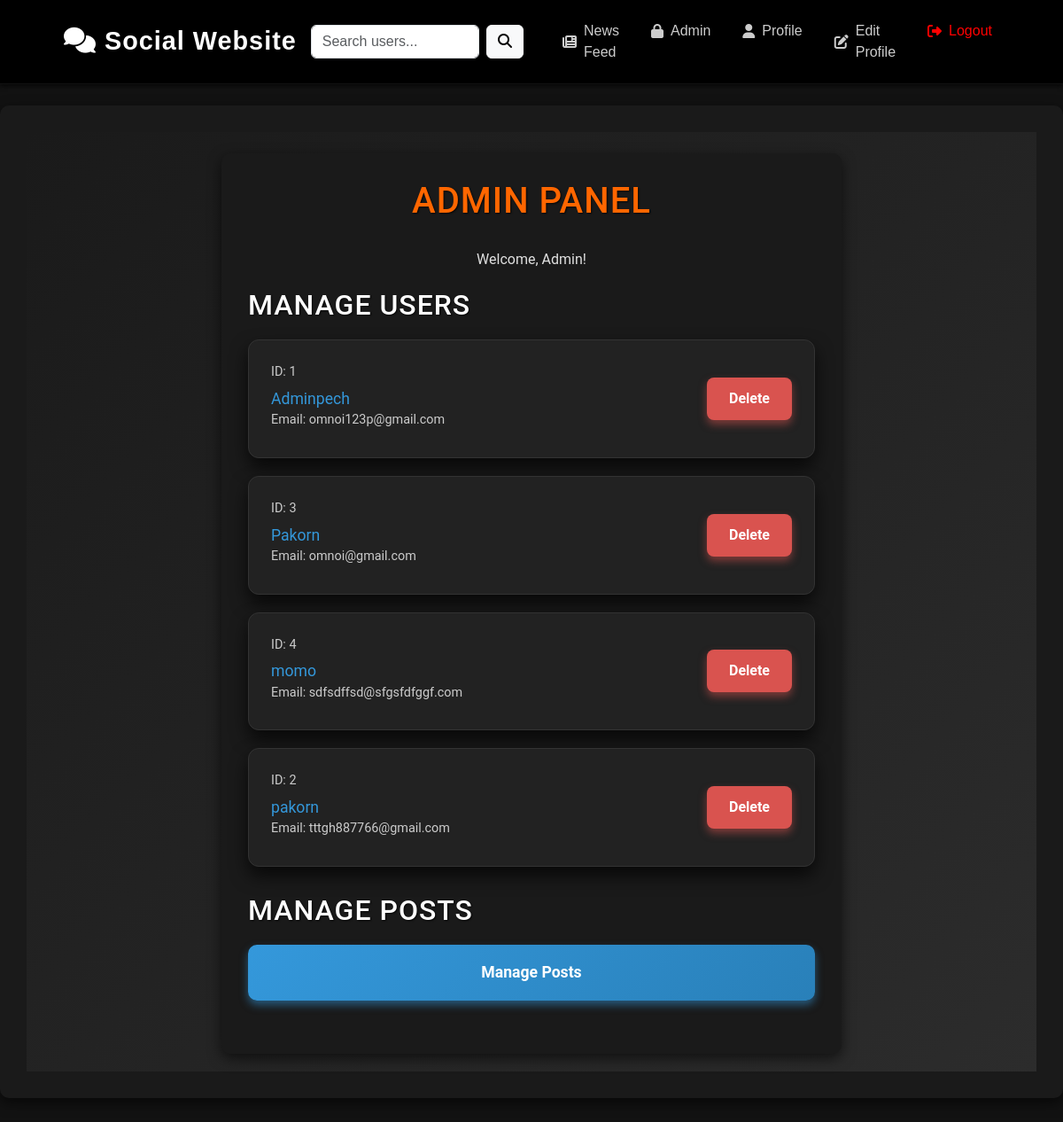
Page /users/admin/ (signed in) on the committed database.
### users/models.py (models this page shows, shortened)
class CustomUser(AbstractUser):
    profile_picture = models.ImageField(upload_to="profile_pics/", blank=True, null=True)
    bio = models.TextField(blank=True, null=True)
    is_admin = models.BooleanField(default=False)
    followers = models.ManyToManyField("self", symmetrical=False, related_name="following", blank=True)
    def is_admin(self):
        admin_emails = ["omnoi123p@gmail.com"]  # ✅ Add your admin email(s) here
        return self.email in admin_emails

### users/views.py (the view)
# urls.py: path("admin/", admin_view, name="admin"),
@login_required
def admin_view(request):
    if not request.user.is_admin:
        raise PermissionDenied
    users = User.objects.all().order_by("username") #✅ get all user
    return render(request, "users/admin.html", {"users": users})

### users/templates/users/admin.html (shortened to what this page needs)
{% extends "home.html" %}
{% load static %}
{% block content %}
<div class="admin-panel-container">
    <div class="container mt-4">
        <h2>Admin Panel</h2>
        <p>Welcome, Admin!</p>
        <h3>Manage Users</h3>
        <ul class="user-list">
            {% for user in users %}
            <li class="user-item">
                <div class="user-info">
                    <span class="user-id">ID: {{ user.id }}</span>
                    <a href="{% url 'users:user_profile' user.username %}" class="user-username">{{ user.username }}</a>
                    <span class="user-email">Email: {{ user.email }}</span>
                </div>
                <div class="user-actions">
                    <a href="{% url 'users:delete_user' user.id %}" class="btn btn-danger">Delete</a>
                </div>
            </li>
            {% endfor %}
        </ul>
        <h3>Manage Posts</h3>
        <ul class="admin-links">
            <li><a href="{% url 'posts:manage_posts' %}">Manage Posts</a></li>
        </ul>
    </div>
</div>
{% endblock %}

### templates/home.html (style rules this page uses)
body { font-family: "Noto Color Emoji", "Apple Color Emoji", "Segoe UI Emoji", sans-serif; }
body { background-color: #121212; color: #e0e0e0; font-family: sans-serif; margin: 0; padding: 0; }
.container.mt-4 { max-width: 1200px; margin: 30px auto; padding: 30px; background-color: #1a1a1a; border-radius: 10px; box-shadow: 0 5px 15px rgba(0, 0, 0, 0.6); }

### users/templates/users/admin.html (style rules this page uses)
.admin-panel-container { background: linear-gradient(135deg, #1a1a1a, #2c2c2c); color: #e0e0e0; font-family: 'Roboto', sans-serif; margin: 0; padding: 0; display: flex; justify-content: center; align-items: center; min-height: 100vh; }
.admin-panel-container .container.mt-4 { width: 70%; max-width: 700px; margin: 20px auto; }
.admin-panel-container h2 { color: #ff6600; text-align: center; margin-bottom: 30px; font-size: 2.5em; text-transform: uppercase; letter-spacing: 1px; text-shadow: 1px 1px 2px rgba(0, 0, 0, 0.8); }
.admin-panel-container p { text-align: center; font-size: 1em; margin-bottom: 20px; }
.admin-panel-container h3 { color: #fff; font-size: 2em; margin-bottom: 20px; text-shadow: 1px 1px 2px rgba(0, 0, 0, 0.8); text-transform: uppercase; letter-spacing: 1px; }
.admin-panel-container .user-list, .admin-panel-container .admin-links { list-style: none; padding: 0; margin-bottom: 30px; }
.admin-panel-container .user-item { background-color: #222; border: 1px solid #333; border-radius: 12px; box-shadow: 0 10px 20px rgba(0, 0, 0, 0.7); padding: 25px; margin-bottom: 20px; display: flex; justify-content: space-between; align-items: center; transition: transform 0.2s ease, box-shadow 0.2s ease; }
.admin-panel-container .user-info { flex-grow: 1; }
.admin-panel-container .user-id, .admin-panel-container .user-email { display: block; margin-bottom: 6px; font-size: 0.9em; color: #ccc; }
.admin-panel-container .user-username { font-size: 1.1em; color: #3498db; text-decoration: none; transition: color 0.2s ease; }
.admin-panel-container .user-actions .btn-danger { background-color: #d9534f; color: #fff; padding: 12px 25px; border: none; border-radius: 8px; font-size: 1em; font-weight: 600; cursor: pointer; transition: transform 0.2s ease, box-shadow 0.2s ease; box-shadow: 0 5px 10px rgba(217, 83, 79, 0.5); }
.admin-panel-container .admin-links li a { background: linear-gradient(135deg, #3498db, #2980b9); color: #fff; display: block; padding: 18px 30px; border-radius: 10px; text-decoration: none; font-size: 1.1em; font-weight: 600; transition: transform 0.2s ease, box-shadow 0.2s ease; text-align: center; box-shadow: 0 5px 10px rgba(52, 152, 219, 0.5); }

### rows in the picture
CustomUser: id "1", username "Adminpech", email "omnoi123p@gmail.com"
CustomUser: id "3", username "Pakorn", email "omnoi@gmail.com"
CustomUser: id "4", username "momo", email "sdfsdffsd@sfgsfdfggf.com"
CustomUser: id "2", username "pakorn", email "tttgh887766@gmail.com"
